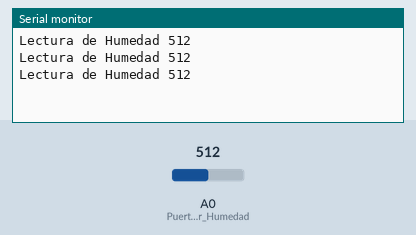
Bench run of a sketch on a simulated Arduino Uno, built with avr-gcc and run on an emulated ATmega328P. Parts: the last lines printed to the serial monitor. Inputs (shaded band) come from the test bench; at power-on: A0 (Puerto_Sensor_Humedad) = 512.

Above: at 1.3 s.
1.4 s: A0 (Puerto_Sensor_Humedad) set to 716
At 1.8 s:
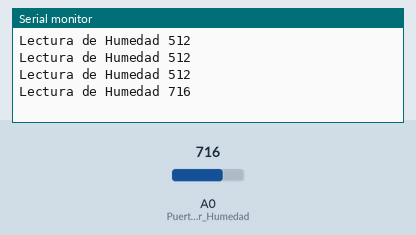
2.9 s: A0 (Puerto_Sensor_Humedad) set to 900
At 3.4 s:
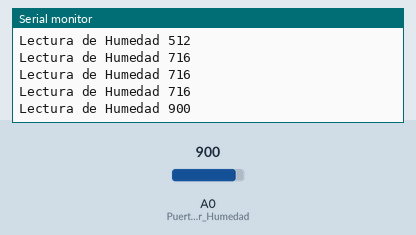
Timing chart, 0 to 5.9 s (numbered marks = the images above; inputs shaded):
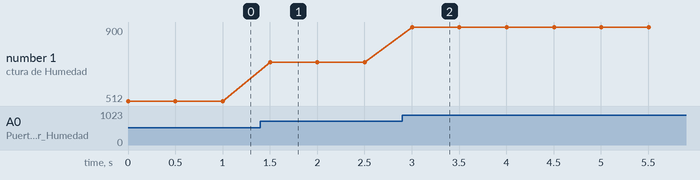

The sketch:

Sensor_Humedad_Casero.ino
```cpp
int Puerto_Sensor_Humedad = 0; //Analogico A0
int Humedad;
void setup() {
Serial.begin(9600);
}
void loop() {
Humedad = analogRead(Puerto_Sensor_Humedad);
Serial.print("Lectura de Humedad ");
Serial.println( Humedad );
delay(500);

}
```

Measured:
- after the input at 1.4 s, the serial monitor: prints a new line after 0.10 s (image 1)
- after the input at 2.9 s, the serial monitor: prints a new line after 0.10 s (image 2)
- plotted number 1: 512 → 716 after the input at 1.4 s, 716 → 900 after the input at 2.9 s
